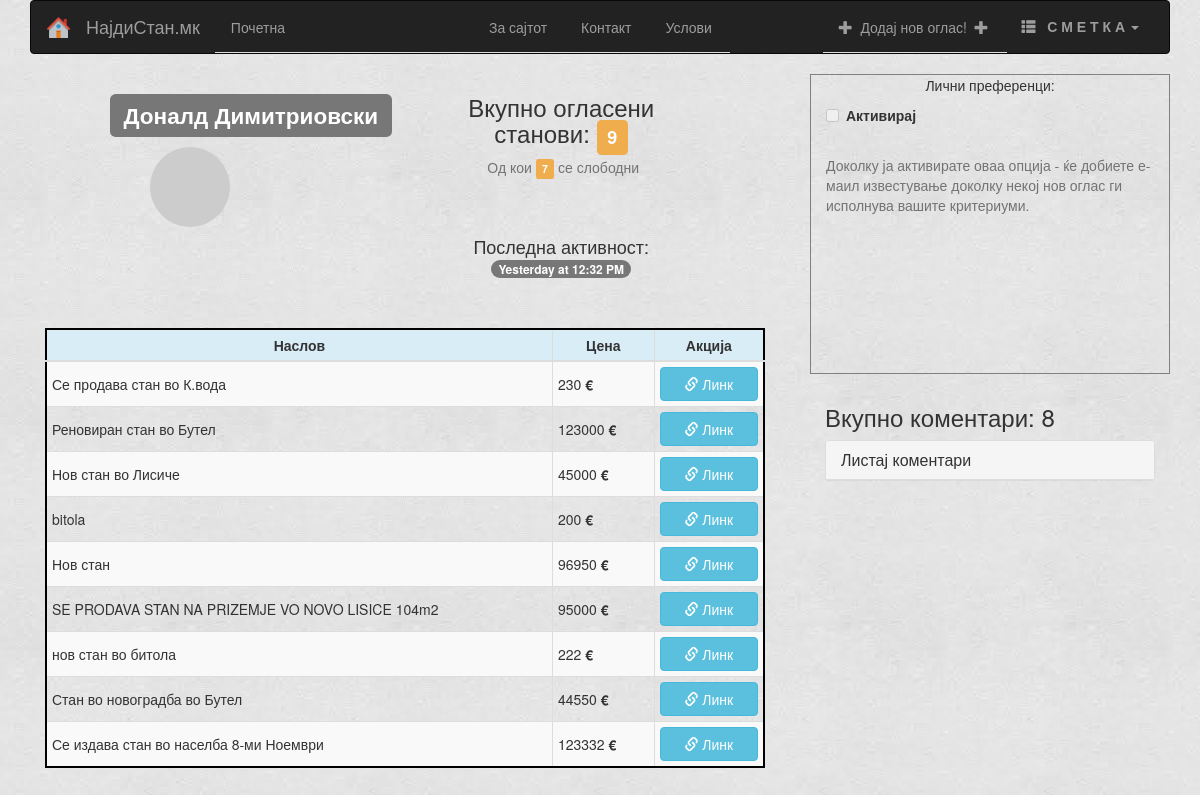
Page /user/1 on the committed database.
### app/models.py (models this page shows, shortened)
class Users(db.Model):
    userId = db.Column(db.Integer, primary_key=True)
    fullName = db.Column(db.String(100), index=True)
    email = db.Column(db.String(120), index=True, unique=True)
    password = db.Column(db.String(32))
    telNumber = db.Column(db.String(30))
    regIP = db.Column(db.String(20))
    regDate = db.Column(db.DateTime)
    lastSeen = db.Column(db.DateTime)
    isAdmin = db.Column(db.Boolean, default=False)
    interestedIn = db.Column(db.String(120))
    condosOwned = db.relationship('Condo', backref='condoOwner', lazy='dynamic')
    commentsOwned = db.relationship('Comment', backref='commentOwner', lazy='dynamic')
    reportedUser = db.relationship('Reports', backref='userReported', lazy='dynamic')
    def avatar(self, size):
        return 'https://www.gravatar.com/avatar/%s?d=wavatar&s=%d&' % (md5(self.email.lower().encode('utf-8')).hexdigest(), size)

class Condo(db.Model):
    condoId = db.Column(db.Integer, primary_key=True)
    title = db.Column(db.String(30))
    description = db.Column(db.String(150))
    city = db.Column(db.String(30))
    area = db.Column(db.String(30), nullable=True)
    address = db.Column(db.String(80))
    price = db.Column(db.Integer)
    quadrature = db.Column(db.Integer)
    rooms = db.Column(db.Integer)
    floor = db.Column(db.Integer)
    timestamp = db.Column(db.DateTime)
    timesVisited = db.Column(db.Integer)
    available = db.Column(db.Boolean, default=True)
    isApproved = db.Column(db.Boolean, default=False)
    types = db.Column(db.Boolean, default=False)
    user_id = db.Column(db.Integer, db.ForeignKey('users.userId'))
    comsPerCondo = db.relationship('Comment', backref='commentsPerCondo', lazy='dynamic')
    imgsPerCondo = db.relationship('Images', backref='imagesPerCondo', lazy='dynamic')
    actedOn = db.Column(db.Boolean, default=False)

### app/views.py (the view)
@app.route('/user/<userid>')
def user(userid):
    if not userid.isdigit():
        flash('Внесете број после \'user/\', не карактери !')
        return redirect(url_for('index'))
    cuser = Users.query.filter_by(userId=userid).first()
    if cuser is None:
        flash('Не постои таков корисник')
        return redirect(url_for('index'))
    form = ListingForm()
    boolCurrentUser = True
    if g.user.is_authenticated:
        if cuser.userId is not g.user.userId:
            boolCurrentUser = False
        else:
            return redirect(url_for('profile'))
    else:
        boolCurrentUser = False
    allCondos = cuser.condosOwned.order_by(Condo.timestamp.desc()).all()
    allComments = cuser.commentsOwned.order_by(Comment.commTimeStamp.desc()).all()
    freeCondos = len(cuser.condosOwned.filter(Condo.available == 1).order_by(Condo.timestamp.desc()).all())
    return render_template('profile.html',
                           form=form,
                           user=cuser,
                           title='Профил',
                           condos=allCondos,
                           comments=allComments,
                           bol=boolCurrentUser,
                           freeCondos=freeCondos
                           )

### app/forms.py
class ListingForm(FlaskForm):
    title = StringField('Наслов', validators=[DataRequired(message='Задолжително поле'), Length(min=2, max=100, message='Насловот мора да биде од 2 до 100 карактери')])
    description = TextAreaField('Опис')
    city = SelectField('Град', choices=CITIES, default='Скопје')
    area = SelectField('Регион', choices=SK_AREA, default='Центар')
    areas = SelectField('Регион', choices=SK_AREA[1:], default='Центар')
    address = StringField('Адреса')
    quadrature = SelectField('Квадратура', choices=[(q, q) for q in QUADRATURES], default='100')
    rooms = SelectField('Број на соби', choices=[(r, r) for r in ROOMS], default='5')
    floor = SelectField('Кат', choices=[(f, f) for f in FLOOR], default='3')
    price = StringField('Цена во Евра', validators=[DataRequired(message='Задолжително поле'), Length(min=1, max=9, message='Внесете цел број')])
    file = FileField('Прикачи слики', render_kw={"multiple":""}, validators=[DataRequired(message='Задолжително поле')])
    available = SelectField('Статус', choices=[(k, v) for k,v in CONDO_STATUS], default='1')
    condoType = SelectField('Тип на оглас', choices=[(k, v) for k, v in CONDO_TYPE], default='0')

### app/momentjs.py (called while the page is built)
    def render(self, format):
        return Markup("<script>\ndocument.write(moment(\"%s\").%s);\n</script>" % (self.timestamp.strftime("%Y-%m-%dT%H:%M:%S Z"), format))

    def calendar(self):
        return self.render("calendar()")

    def fromNow(self):
        return self.render("fromNow()")

### app/views.py (called while the page is built)
@app.before_request
def before_request():
    g.user = current_user
    if g.user.is_authenticated:
        g.user.lastSeen = datetime.datetime.utcnow()
        db.session.add(g.user)
        db.session.commit()

### app/templates/profile.html (shortened to what this page needs)
{% extends 'base.html' %}
{% import 'macros.html' as macros %}
{% block content %}
     <div class="row">
        <div class="col-md-8 col-md-offset-0 col-lg-8 col-lg-offset-0">
            <div class="col-md-6 col-lg-6" style="margin-bottom: 30px; padding-left: 80px;">
                <h2><span class="label label-default text-center">{{user.fullName}}</span></h2>
                <img src="{{ user.avatar(128) }}" class="img-circle" style="margin-left: 40px; margin-top: 10px;">
            </div>
            <div class="col-md-5 col-lg-5 " >
                <h3 align="center">Вкупно огласени станови: <span class="label label-warning">{{condos|count}}</span></h3>
                <span class="help-block text-center">&nbsp;Од кои <span class="label label-warning">{{freeCondos}}</span> се слободни </span>
                <br>
                 <br>
                <h4 align="center">Последна активност: <span class="badge">{{momentjs(user.lastSeen).calendar()}}</span></h4>
                <br> <br>
            </div>
            <div class="col-md-12 col-md-offset-0 col-lg-12 col-lg-offset-0" style="margin-bottom: 50px;">
                 <div class="table-responsive">
                 <table class="table table-striped table-hover table-bordered table-condensed"  >
                     {% if condos %}
                    <thead>
                      <tr class="info" >
                        <th>Наслов</th>
                        <th style="min-width: 80px;">Цена</th>
                        <th>Акција</th>
                      </tr>
                    </thead>
                    <tbody>
                    {% for condo in condos %}
                        <div class="btn-group btn-group-justified">
                        <tr>
                            <td>{{condo.title}}</td>
                            <td>{{condo.price}}<b> €</b></td>
                            <td>
                                <a href="/listing/preview/{{condo.condoId}}" class="btn btn-primary btn-info btn-small btn-block" target="_blank">
                                    <span class="glyphicon glyphicon-link"></span>&nbsp;Линк
                                </a>
                            </td>
                             </div>
                    {% endfor %}
                    </tbody>
                {% else %}
                     {% if bol %}
                        <p class="text-center">Немате објавено станови. Кликнете „<b><a href="/listing/new">Додај нов оглас!“ за да креирате</a></b>.</p>
                     {% else %}
                        <p class="text-center">Корисникот нема објавено станови.</p>
                     {% endif %}
                {% endif %}
                 </table>
                </div>
         </div>
         </div>
         <div class="col-md-4 col-md-offset-0 col-lg-4 col-lg-offset-0" >
         {% if bol %}
             <div class="col-md-12 col-lg-12" style="min-height: 300px; border: 1px solid gray;">
                  <p class="text-center">Лични преференци:</p>
                 <div class="checkbox-inline" style="text-align: center; margin-bottom: 20px;">
                     {% if user.interestedIn.split('-')[0] == '1' %}
                        <input type="checkbox" id="cbx" value="" checked ><label id="lbl" class="text-center">Активирано</label>
                     {% else %}
                        <input type="checkbox" id="cbx" value="" ><label id="lbl" class="text-center">Активирај</label>
                     {% endif %}
                 </div>
                 <span id="spn" class="help-block">Доколку ја активирате оваа опција - ќе добиете е-маил известување доколку некој нов оглас ги исполнува вашите критериуми.</span>
                <br>
                 <div id="personalPref" style="display: none;">
                     {% call macros.render_form_other(form, action_url=url_for('profile'), action_text='',  class_='form-horizontal') %}
                        {{ macros.render_field_inline_price_oddo(form.price, value=user.interestedIn.split('-')[4]) }}
                        {{ macros.render_field_inline(form.condoType, value=user.interestedIn.split('-')[3]) }}
                        {{ macros.render_field_inline(form.city, value=user.interestedIn.split('-')[1]) }}
                        {{ macros.render_field_inline(form.areas, value=user.interestedIn.split('-')[2]) }}
                        <input type="hidden" name="userid" id="userid" value="{{user.userId}}">
                        <input type="hidden" name="dooVal" id="dooVal" value="{{user.interestedIn.split('-')[5]}}">
                    {% endcall %}
                        <div class="form-group">
                             <button type="button" id="savePref" class="btn btn-primary btn-block" >Зачувај</button>
                        </div>
                 </div>
             </div>
          </div>
         {% else %}
                <div class="col-md-12 col-lg-12" style="min-height: 300px; border: 1px solid gray;">
                  <p class="text-center">Лични преференци:</p>
                 <div class="checkbox-inline" style="text-align: center; margin-bottom: 20px;">
                     {% if user.interestedIn.split('-')[0] == '1' %}
                        <input type="checkbox" id="cbx" value="" checked disabled ><label id="lbl" class="text-center">Активирано</label>
                     {% else %}
                        <input type="checkbox" id="cbx" value="" disabled ><label id="lbl" class="text-center">Активирај</label>
                     {% endif %}
                 </div>
                 <span id="spn" class="help-block">Доколку ја активирате оваа опција - ќе добиете е-маил известување доколку некој нов оглас ги исполнува вашите критериуми.</span>
                <br>
                </div>
        {% endif %}
                <div class="col-md-12 col-lg-12" style="margin-top: 10px;">
                      <h3>Вкупно коментари: {{comments|count}}</h3>
                      <div class="panel-group">
                        <div class="panel panel-default">
                          <div class="panel-heading">
                            <h4 class="panel-title">
                              <a data-toggle="collapse" href="#collapse1">Листај коментари</a>
                            </h4>
                          </div>
                        </div>
                      </div>
                 </div>
    </div>
     </div>
{% endblock %}

### app/templates/base.html (style rules this page uses)
body { background-image: url("../../../static/img/icons/bg.jpg"); }
th { text-align: center; }
td { vertical-align: middle !important; }
.table-bordered { border: 2px solid #000 !important; }

### rows in the picture
Users: fullName "Доналд Димитриовски"
Condo: title "Се продава стан во К.вода", price "230"
Condo: title "Реновиран стан во Бутел", price "123000"
Condo: title "Нов стан во Лисиче", price "45000"
Condo: title "bitola", price "200"
Condo: title "Нов стан", price "96950"
Condo: title "SE PRODAVA STAN NA PRIZEMJE VO NOVO LISICE 104m2", price "95000"
Condo: title "нов стан во битола", price "222"
Condo: title "Стан во новоградба во Бутел", price "44550"
Condo: title "Се издава стан во населба 8-ми Ноември", price "123332"

### other values in the picture
{{ condos|count }} "9"
{{ freeCondos }} "7"
{{ comments|count }} "8"
